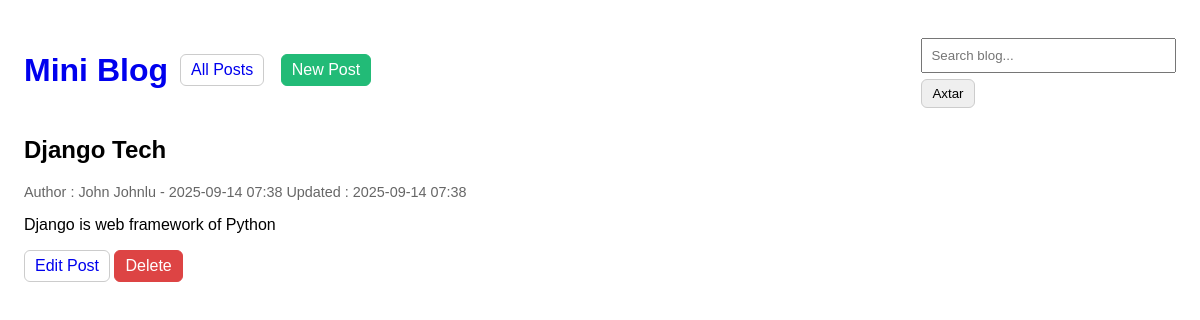
/post/django-tech, run on the app's committed database.
### blog/models.py (models this page shows, shortened)
class Post(models.Model):
    title=models.CharField(max_length=200)
    slug=models.SlugField(max_length=220,unique=True,blank=True)
    content=models.TextField()
    author=models.CharField(max_length=100,default="anonymous")
    created_at=models.DateTimeField(auto_now_add=True)
    updated_at=models.DateTimeField(auto_now=True)
    class Meta:
        ordering=['-created_at'] #default siralama : yeniler uste
        indexes=[
            models.Index(fields=['slug']),
            models.Index(fields=['-created_at']),
        ]

### blog/views.py (the view)
# urls.py: path('post/<slug:slug>', views.post_detail_by_slug, name='post_detail'),
def post_detail_by_slug(request, slug:str):
    post=get_object_or_404(Post,slug=slug) #ORM SELECT WHERE slug=slug . . .
    return render(request, 'blog/post_detail.html', {'post':post})

### blog/templates/blog/post_detail.html (shortened to what this page needs)
{% extends "blog/base.html" %}
{% block content %}
    <article>
        <h2>{{ post.title }}</h2>
        <p class="muted">
            Author : {{ post.author }} - {{ post.created_at|date:"Y-m-d H:i" }}
            {% if post.updated_at %} Updated : {{ post.updated_at|date:"Y-m-d H:i" }} {% endif %}
        </p>
        <p>
            {{ post.content|linebreaks }}
        </p>
    </article>
    <p>
        <a class="btn" href="{% url 'blog:post_edit' post.pk %}">Edit Post</a>
        <a class="btn btn-danger" href="{% url 'blog:post_delete' post.pk %}">Delete</a>
    </p>
{% endblock %}

### blog/templates/blog/base.html (style rules this page uses)
body { font-family: sans-serif; margin: 24px; }
a { text-decoration: none }
.btn { padding:6px 10px; border:1px solid #ccc; border-radius:6px; display:inline-block; }
.btn-danger { background:#d44; color:#fff; border-color:#d44; }
.muted { color:#666; font-size: 90%; }

### data on the page
Post: title "Django Tech", author "John Johnlu", created_at "2025-09-14 07:38", updated_at "2025-09-14 07:38", content "Django is web framework of Python"
